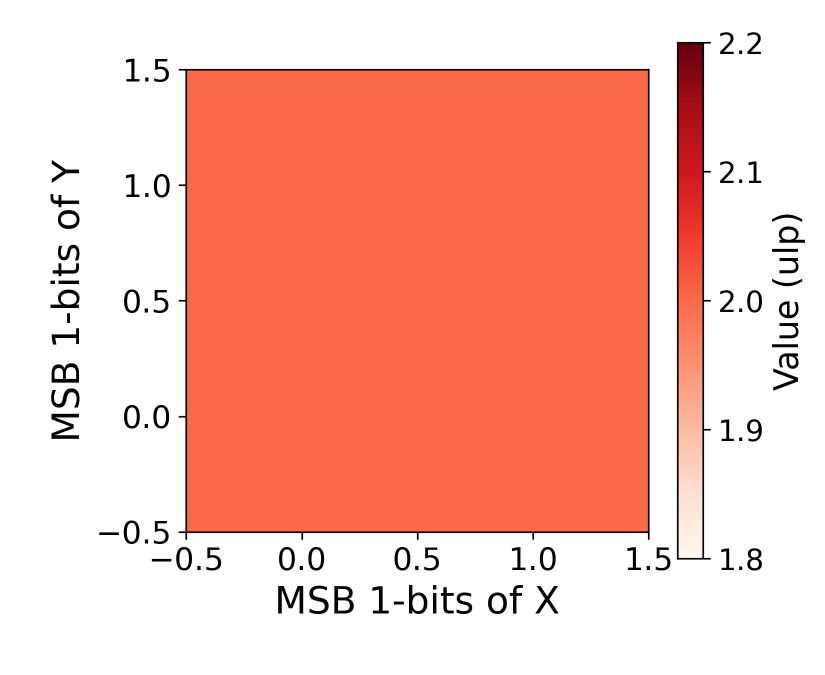
#> input picture pytorch_quant/heatmapk1.png, 1650 x 1350 px, found by its file name (shown at 1/2 size); its folder holds 4 pictures in this run
$ python total.py
#> lines starting #> are read from the running program, lines starting #| are printed output that depends on the picture
import matplotlib.pyplot as plt
import matplotlib.image as mpimg
from mpl_toolkits.axes_grid1 import ImageGrid
import numpy as np

# 1. 设置图片路径
base_path = "/home/sxy/code/quantization/pytorch_quant/"
img_paths = [f"{base_path}heatmapk{i}.png" for i in range(1, 5)]

# 2. 创建画布
fig = plt.figure(figsize=(12, 10))

# 3. 使用 ImageGrid 创建 2x2 布局
# cbar_mode="single" 表示整个组图共享一个 colorbar
# cbar_location="right" 表示 colorbar 放在右侧
grid = ImageGrid(fig, 111,
                 nrows_ncols=(2, 2),
                 axes_pad=0.15,
                 share_all=True,
                 cbar_location="right",
                 cbar_mode="single",
                 cbar_size="5%",
                 cbar_pad=0.15)

# 4. 循环读取并显示图片
for ax, path in zip(grid, img_paths):
    img = mpimg.imread(path)
#> img is the input picture: shape (1350, 1650, 4) float32; mean R, G, B, A 0.969, 0.739, 0.692, 1
    ax.imshow(img)
    ax.axis('off')  # 隐藏坐标轴

# 5. 设置 Colorbar
# 注意：由于读取的是 PNG，这里的 colorbar 默认映射的是像素(0-1)
# 如果你需要显示原始数据的刻度，需要手动调整刻度或使用原始数据绘图
cbar = grid.cbar_axes[0].colorbar(plt.cm.ScalarMappable(norm=None, cmap='viridis'))
# 如果你记得原始数据的范围（例如 0 到 1），可以这样设置：
# from matplotlib.colors import Normalize
# sm = plt.cm.ScalarMappable(cmap='viridis', norm=Normalize(vmin=0, vmax=1))
# cbar = grid.cbar_axes[0].colorbar(sm)

plt.savefig(f"{base_path}combined_heatmap.png", bbox_inches='tight', dpi=300)
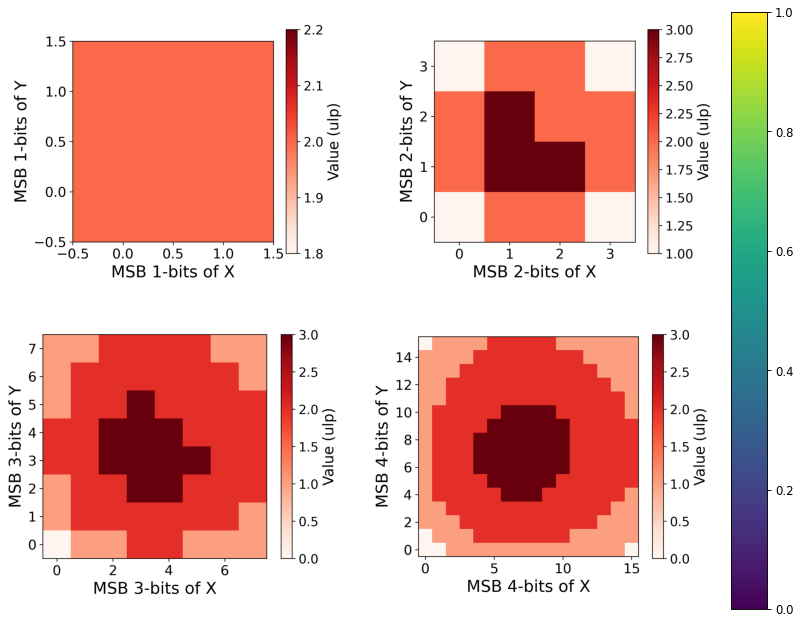
#> figure drawn by matplotlib, 5 panels
plt.show()
